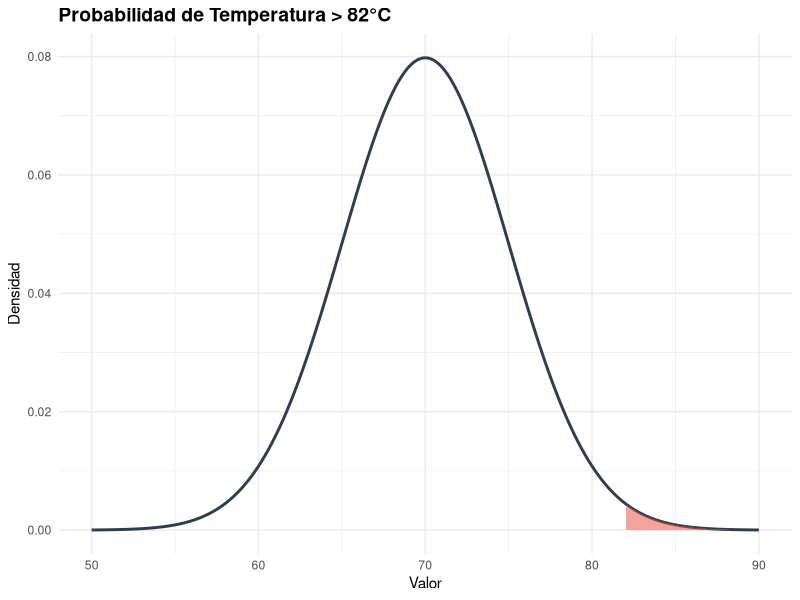
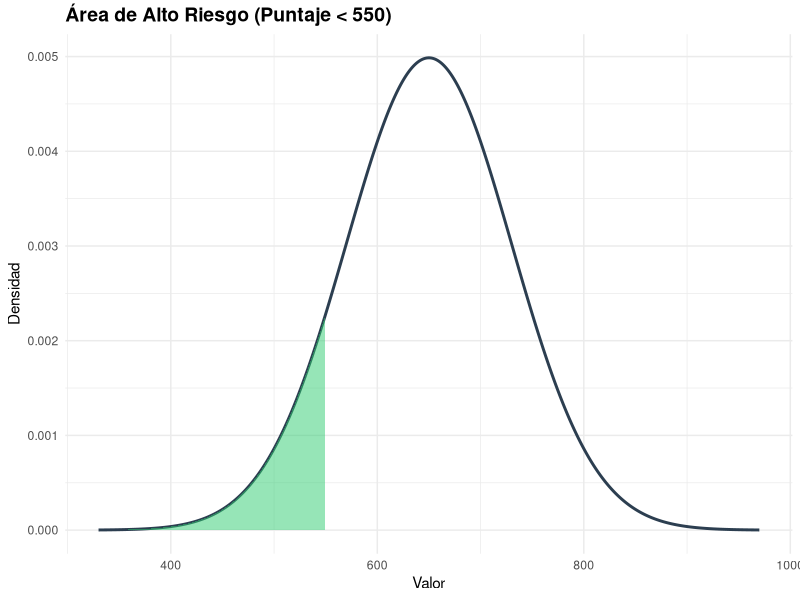
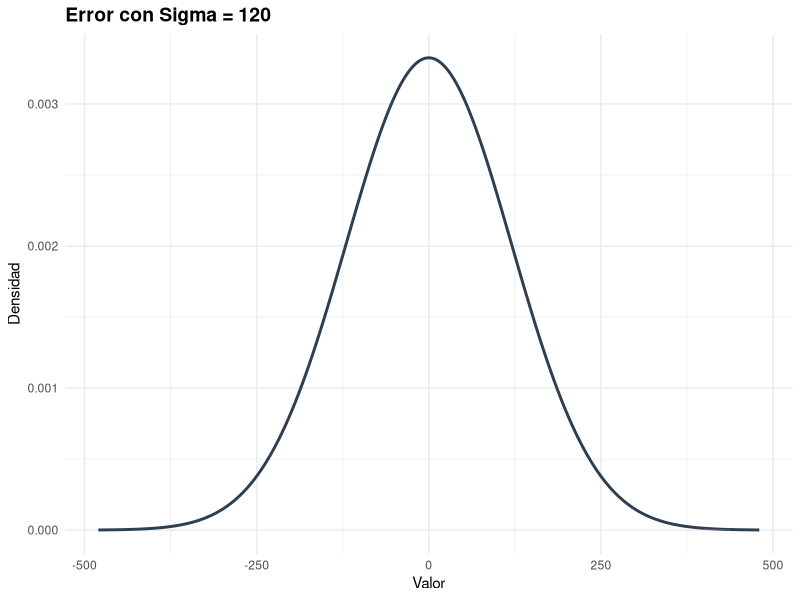
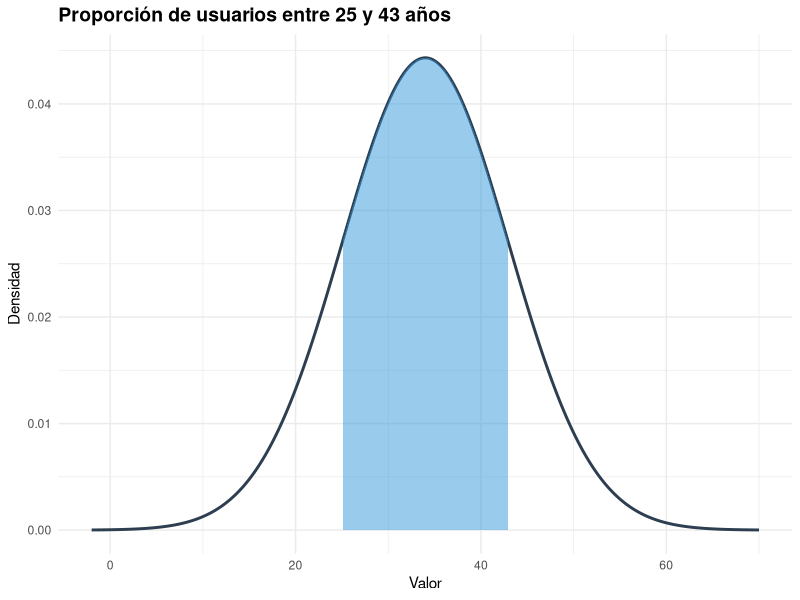
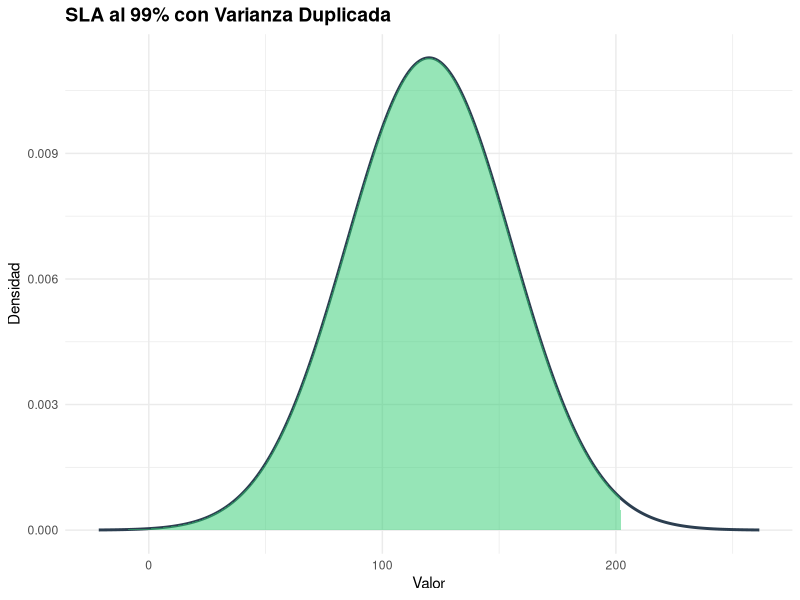

Here is the R script that generated these plots, in order:
## ---- chunk 1
knitr::opts_chunk$set(echo = TRUE, warning = FALSE, message = FALSE, fig.width = 9, fig.height = 5)
library(ggplot2)
library(dplyr)

# Función auxiliar para graficar la distribución normal con sombreado
plot_gaussian <- function(mu, sigma, lower = NULL, upper = NULL, title = "", x_label = "Valor") {
  x <- seq(mu - 4 * sigma, mu + 4 * sigma, length.out = 500)
  y <- dnorm(x, mu, sigma)
  df <- data.frame(x = x, y = y)
  
  p <- ggplot(df, aes(x, y)) +
    geom_line(color = "#2c3e50", size = 1) +
    labs(title = title, x = x_label, y = "Densidad") +
    theme_minimal() +
    theme(plot.title = element_text(face = "bold", size = 14))
  
  if (!is.null(lower) && !is.null(upper)) {
    p <- p + geom_area(data = subset(df, x >= lower & x <= upper), aes(y = y), fill = "#3498db", alpha = 0.5)
  } else if (!is.null(lower)) {
    p <- p + geom_area(data = subset(df, x >= lower), aes(y = y), fill = "#e74c3c", alpha = 0.5)
  } else if (!is.null(upper)) {
    p <- p + geom_area(data = subset(df, x <= upper), aes(y = y), fill = "#2ecc71", alpha = 0.5)
  }
  
  return(p)
}
## ---- chunk 2
mu_1 <- 70
sigma_1 <- 5
limite_inf <- mu_1 - 3 * sigma_1
limite_sup <- mu_1 + 3 * sigma_1
## ---- chunk 3
prob_82 <- pnorm(82, mean = mu_1, sd = sigma_1, lower.tail = FALSE)
plot_gaussian(mu_1, sigma_1, lower = 82, title = "Probabilidad de Temperatura > 82°C")
## ---- chunk 4
porcentaje_anomalo <- (1 - 0.997) * 100
## ---- chunk 5
mu_2 <- 650
sigma_2 <- 80
Z_550 <- (550 - mu_2) / sigma_2
## ---- chunk 6
prob_alto_riesgo <- pnorm(550, mean = mu_2, sd = sigma_2)
plot_gaussian(mu_2, sigma_2, upper = 550, title = "Área de Alto Riesgo (Puntaje < 550)")
## ---- chunk 7
umbral_5pct <- qnorm(0.05, mean = mu_2, sd = sigma_2)
## ---- chunk 8
mu_3 <- 0
sigma_3 <- 200
prob_inaceptable <- 2 * pnorm(-400, mean = mu_3, sd = sigma_3)
## ---- chunk 9
errores_esperados <- 30 * prob_inaceptable
## ---- chunk 10
sigma_3_nueva <- 120
prob_inaceptable_nueva <- 2 * pnorm(-400, mean = mu_3, sd = sigma_3_nueva)
plot_gaussian(mu_3, sigma_3_nueva, lower = 400, title = "Error con Sigma = 120")
## ---- chunk 11
mu_4 <- 34
sigma_4 <- 9
prob_25_43 <- pnorm(43, mean = mu_4, sd = sigma_4) - pnorm(25, mean = mu_4, sd = sigma_4)
plot_gaussian(mu_4, sigma_4, lower = 25, upper = 43, title = "Proporción de usuarios entre 25 y 43 años")
## ---- chunk 12
edad_10pct_superior <- qnorm(0.90, mean = mu_4, sd = sigma_4)
## ---- chunk 13
mu_5 <- 120
sigma_5 <- 25
prob_170 <- pnorm(170, mean = mu_5, sd = sigma_5, lower.tail = FALSE)
## ---- chunk 14
T_99 <- qnorm(0.99, mean = mu_5, sd = sigma_5)
## ---- chunk 15
nueva_sigma <- sqrt(2 * (sigma_5^2))
T_99_pico <- qnorm(0.99, mean = mu_5, sd = nueva_sigma)
plot_gaussian(mu_5, nueva_sigma, upper = T_99_pico, title = "SLA al 99% con Varianza Duplicada")
